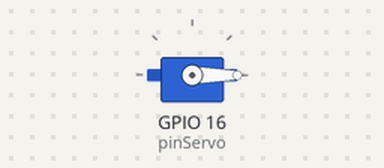
Simulated run of this sketch. Board: ESP32. On the bench: servo.

Above: at 0.05 s.
At 1.5 s:
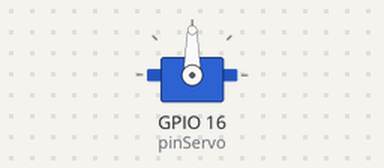
At 3.0 s:
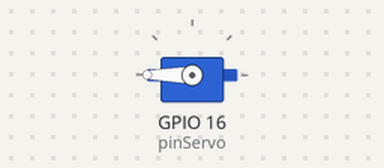
Timing chart, 0 to 6.9 s (numbered marks = the images above):
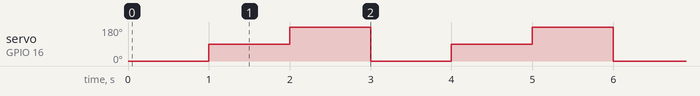

The sketch:

servo_only.ino
```cpp
#include <ESP32Servo.h>

Servo miServo;

const int pinServo = 16; // Pin GPIO al que está conectado el servo

void setup(){
  miServo.attach(pinServo);
}

void loop()
{
  miServo.write(0);    // Mover el servo a 0 grados
  delay(1000);         // Esperar 1 segundo
  miServo.write(90);   // Mover el servo a 90 grados
  delay(1000);         // Esperar 1 segundo
  miServo.write(180);  // Mover el servo a 180 grados
  delay(1000);         // Esperar 1 segundo
}
```

Measured:
- by itself, servo on GPIO 16 (pinServo): repeats every 3.0 s: 180° 1.0 s, 0° 1.0 s, 90° 1.0 s
